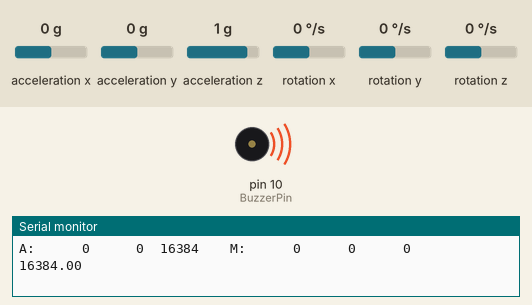
Bench run of a sketch on a simulated Arduino Uno, built with avr-gcc and run on an emulated ATmega328P. Shown: buzzer (waves = sounding, pin HIGH), the last lines printed to the serial monitor. The test bench sets the inputs (shaded band); at power-on: acceleration z 1 g, acceleration x 0 g, acceleration y 0 g, rotation x 0 °/s, rotation y 0 °/s, rotation z 0 °/s.

Above: at 1.2 s.
1.3 s: acceleration z set to -1.4 g
At 3.3 s:
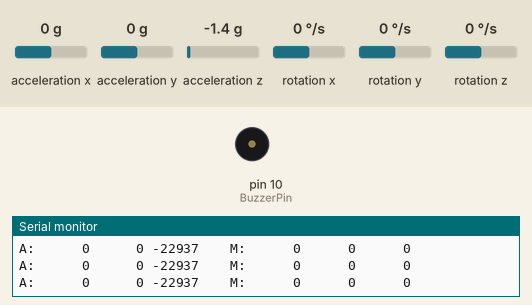
5.6 s: acceleration z set to -0.1 g
7.6 s: acceleration z set to 0.2 g
At 8.9 s:
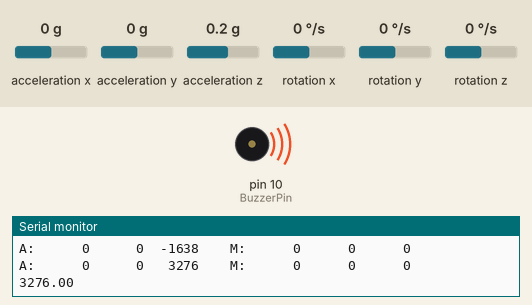
Timing chart, 0 to 12.3 s (numbered marks = the images above; inputs shaded):
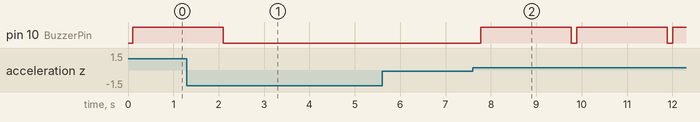

The sketch:

safety.ino
```cpp
//#include<ros.h>
#include <Wire.h>
#include <LSM303.h>
//#include<std_msgs/Int16.h>

LSM303 compass;

char report[80];
double accelarationZ;
//double accelerationX;
//double accelerationY;
const int BuzzerPin = 10;
const int CrashAcceleration = 0;
//const int TiltAcceleration = 0.1;
//const int StaticAcceleration = -15000;
//
//  ros::NodeHandle  nh;
// ********** Call back function**********
// void sdkCb(const std_msgs::Int16& msg){
//  int height1 = msg.data;
//  delay(500);
//  int height2 = msg.data;
//  if (height2-height1)
//   {
//    return;
//    }
//    else
//    {
//      accelarationZ =  compass.a.z;
//      AccelerationCheck(accelarationZ)?  digitalWrite(BuzzerPin,LOW);
//      }

//}

//ros::Subscriber<std_msgs::Int16> position_sub("/dji_sdk/local_position", &sdkCb);

void setup()
{
 // nh.initNode();
  //nh.subscribe(position_sub);
  Serial.begin(9600);
  Wire.begin();
  compass.init();
  compass.enableDefault();
  pinMode(BuzzerPin, OUTPUT);
}

void loop()
{
  compass.read();

  snprintf(report, sizeof(report), "A: %6d %6d %6d    M: %6d %6d %6d",
    compass.a.x, compass.a.y, compass.a.z,
    compass.m.x, compass.m.y, compass.m.z);

  Serial.println(report);
  accelarationZ =  compass.a.z;
  if (AccelerationCheck(accelarationZ)){
    digitalWrite(BuzzerPin,HIGH);
    delay(2000);
    digitalWrite(BuzzerPin,LOW);
  } else {
    digitalWrite(BuzzerPin,LOW);
  }
  delay(10);
}

// check whether acceleration is continuously high
bool AccelerationCheck(double ac)
{
   if (ac > CrashAcceleration)
  {
          delay(100);// delay in ms
          compass.read();
          double ac2 = compass.a.z;
          Serial.println(ac2);
          if(ac2 > CrashAcceleration)
          {
              return true;
              //digitalWrite(BuzzerPin,HIGH);
           }
          else
          {
              return false;
              //digitalWrite(BuzzerPin,LOW);
          }
    }
    else {return false;}
  }
```

Measured:
- the behaviour switches between 0 and 0.1 g on acceleration z (found by bisection; images 1 and 2)
- after the input at 1.3 s, pin 10 (BuzzerPin): goes on until 2.1 s, then stays LOW
- after the input at 7.6 s, pin 10 (BuzzerPin): alternates HIGH for 2.0 s and LOW for 0.11 s, starting after 0.17 s
